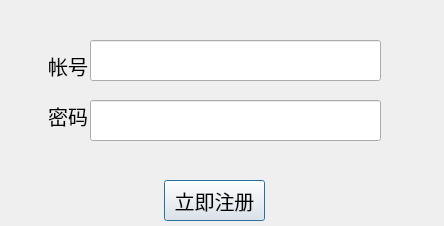
<?xml version="1.0" encoding="UTF-8"?>
<ui version="4.0">
 <class>RgsWidget</class>
 <widget class="QDialog" name="RgsWidget">
  <property name="geometry">
   <rect>
    <x>0</x>
    <y>0</y>
    <width>444</width>
    <height>226</height>
   </rect>
  </property>
  <property name="windowTitle">
   <string>Dialog</string>
  </property>
  <widget class="QLineEdit" name="countLineEdit">
   <property name="geometry">
    <rect>
     <x>90</x>
     <y>40</y>
     <width>291</width>
     <height>41</height>
    </rect>
   </property>
   <property name="alignment">
    <set>Qt::AlignCenter</set>
   </property>
  </widget>
  <widget class="QLineEdit" name="passwdLineEdit">
   <property name="geometry">
    <rect>
     <x>90</x>
     <y>100</y>
     <width>291</width>
     <height>41</height>
    </rect>
   </property>
   <property name="alignment">
    <set>Qt::AlignCenter</set>
   </property>
  </widget>
  <widget class="QLabel" name="label">
   <property name="geometry">
    <rect>
     <x>40</x>
     <y>50</y>
     <width>56</width>
     <height>31</height>
    </rect>
   </property>
   <property name="font">
    <font>
     <pointsize>15</pointsize>
    </font>
   </property>
   <property name="text">
    <string>帐号</string>
   </property>
   <property name="alignment">
    <set>Qt::AlignCenter</set>
   </property>
  </widget>
  <widget class="QLabel" name="label_2">
   <property name="geometry">
    <rect>
     <x>40</x>
     <y>100</y>
     <width>56</width>
     <height>31</height>
    </rect>
   </property>
   <property name="font">
    <font>
     <pointsize>15</pointsize>
    </font>
   </property>
   <property name="text">
    <string>密码</string>
   </property>
   <property name="alignment">
    <set>Qt::AlignCenter</set>
   </property>
  </widget>
  <widget class="QPushButton" name="pushButton">
   <property name="geometry">
    <rect>
     <x>164</x>
     <y>180</y>
     <width>101</width>
     <height>41</height>
    </rect>
   </property>
   <property name="font">
    <font>
     <pointsize>15</pointsize>
    </font>
   </property>
   <property name="text">
    <string>立即注册</string>
   </property>
  </widget>
 </widget>
 <resources/>
 <connections/>
</ui>
